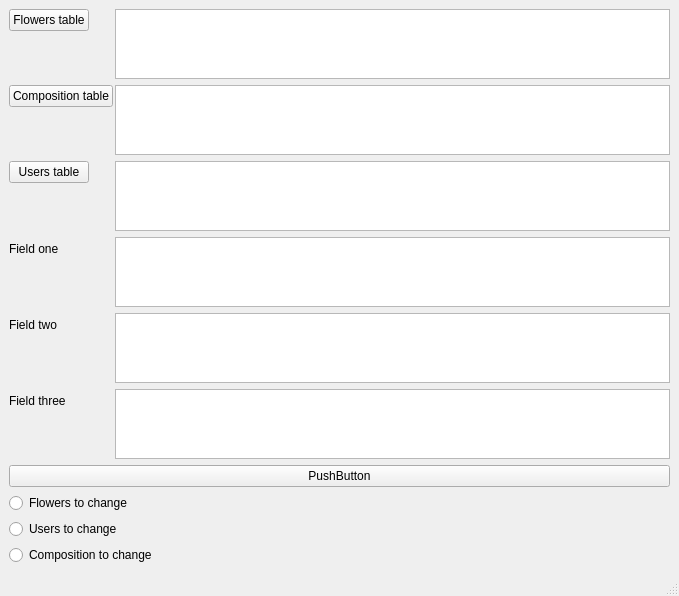
<?xml version="1.0" encoding="UTF-8"?>
<ui version="4.0">
 <class>MainWindow</class>
 <widget class="QMainWindow" name="MainWindow">
  <property name="geometry">
   <rect>
    <x>0</x>
    <y>0</y>
    <width>679</width>
    <height>482</height>
   </rect>
  </property>
  <property name="windowTitle">
   <string>MainWindow</string>
  </property>
  <widget class="QWidget" name="centralwidget">
   <layout class="QGridLayout" name="gridLayout">
    <item row="4" column="0">
     <widget class="QRadioButton" name="radioButton_3">
      <property name="text">
       <string>Composition to change</string>
      </property>
     </widget>
    </item>
    <item row="0" column="0">
     <layout class="QFormLayout" name="formLayout">
      <property name="horizontalSpacing">
       <number>2</number>
      </property>
      <property name="verticalSpacing">
       <number>6</number>
      </property>
      <item row="0" column="0">
       <widget class="QPushButton" name="pushButton">
        <property name="text">
         <string>Flowers table</string>
        </property>
       </widget>
      </item>
      <item row="0" column="1">
       <widget class="QTextEdit" name="textEdit"/>
      </item>
      <item row="1" column="0">
       <widget class="QPushButton" name="pushButton_2">
        <property name="text">
         <string>Composition table</string>
        </property>
       </widget>
      </item>
      <item row="1" column="1">
       <widget class="QTextEdit" name="textEdit_2"/>
      </item>
      <item row="2" column="0">
       <widget class="QPushButton" name="pushButton_3">
        <property name="text">
         <string>Users table</string>
        </property>
       </widget>
      </item>
      <item row="2" column="1">
       <widget class="QTextEdit" name="textEdit_3"/>
      </item>
      <item row="3" column="1">
       <widget class="QTextEdit" name="textEdit_4"/>
      </item>
      <item row="4" column="1">
       <widget class="QTextEdit" name="textEdit_5"/>
      </item>
      <item row="5" column="1">
       <widget class="QTextEdit" name="textEdit_6"/>
      </item>
      <item row="3" column="0">
       <widget class="QLabel" name="label">
        <property name="text">
         <string>Field one</string>
        </property>
       </widget>
      </item>
      <item row="4" column="0">
       <widget class="QLabel" name="label_2">
        <property name="text">
         <string>Field two</string>
        </property>
       </widget>
      </item>
      <item row="5" column="0">
       <widget class="QLabel" name="label_3">
        <property name="text">
         <string>Field three</string>
        </property>
       </widget>
      </item>
     </layout>
    </item>
    <item row="3" column="0">
     <widget class="QRadioButton" name="radioButton_2">
      <property name="text">
       <string>Users to change</string>
      </property>
     </widget>
    </item>
    <item row="2" column="0">
     <widget class="QRadioButton" name="radioButton">
      <property name="text">
       <string>Flowers to change</string>
      </property>
     </widget>
    </item>
    <item row="1" column="0">
     <widget class="QPushButton" name="pushButton_5">
      <property name="text">
       <string>PushButton</string>
      </property>
     </widget>
    </item>
   </layout>
  </widget>
  <widget class="QMenuBar" name="menubar">
   <property name="geometry">
    <rect>
     <x>0</x>
     <y>0</y>
     <width>679</width>
     <height>17</height>
    </rect>
   </property>
  </widget>
  <widget class="QStatusBar" name="statusbar"/>
 </widget>
 <resources/>
 <connections/>
</ui>
